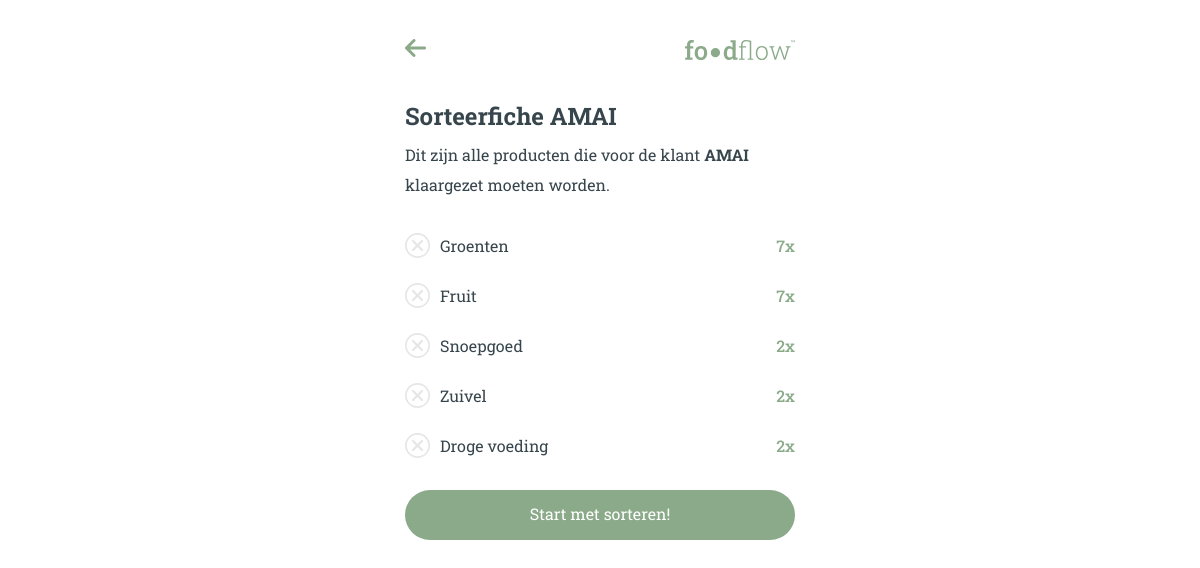
The page /sorting-card.php?id=1 (signed in) on the database its author committed.
### tables this page shows
CREATE TABLE `client` (
  `id` int(11) unsigned NOT NULL AUTO_INCREMENT,
  `name` varchar(300) NOT NULL DEFAULT '',
  `address_street` varchar(300) NOT NULL DEFAULT '',
  `address_number` varchar(10) NOT NULL DEFAULT '',
  `city` varchar(300) NOT NULL DEFAULT '',
  `postal_code` varchar(10) NOT NULL DEFAULT '',
  `phone` varchar(15) NOT NULL DEFAULT '',
  `email` varchar(300) NOT NULL DEFAULT '',
  `is_ready` tinyint(1) NOT NULL,
  PRIMARY KEY (`id`)
);

CREATE TABLE `wishlist` (
  `id` int(11) unsigned NOT NULL AUTO_INCREMENT,
  `client_id` int(11) unsigned NOT NULL,
  `product_id` int(11) unsigned NOT NULL,
  `quantity` int(2) NOT NULL,
  `is_ready` tinyint(1) NOT NULL,
  PRIMARY KEY (`id`),
  KEY `client_id` (`client_id`),
  KEY `product_id` (`product_id`),
  CONSTRAINT `wishlist_ibfk_1` FOREIGN KEY (`client_id`) REFERENCES `client` (`id`),
  CONSTRAINT `wishlist_ibfk_2` FOREIGN KEY (`product_id`) REFERENCES `product` (`id`)
);

CREATE TABLE `product` (
  `id` int(11) unsigned NOT NULL AUTO_INCREMENT,
  `name` varchar(300) NOT NULL DEFAULT '',
  `image` varchar(300) NOT NULL DEFAULT '',
  PRIMARY KEY (`id`)
);

### classes/Client.php (called while the page is built, shortened)
<?php
    class Client {
        private $name;
        public function loadClientById($id) {
            $conn = Db::getInstance();
            $q = $conn->prepare("SELECT * FROM client WHERE id = :id");
            $q->bindValue(':id', $id);
            $q->execute();
            $client = $q->fetch();
            $this->name = $client["name"];
        }
        public function getName() {
            return $this->name;
        }
    }

### classes/Wishlist.php (called while the page is built, shortened)
<?php
    class Wishlist {
        public static function getAllItemsByClientId($id) {
            $conn = Db::getInstance();
            $q = $conn->prepare("SELECT product.name, wishlist.quantity, wishlist.is_ready FROM product, wishlist WHERE wishlist.client_id = :id AND wishlist.product_id = product.id");
            $q->bindValue(':id', $id);
            $q->execute();
            $result = $q->fetchAll();
            $items = [];
            foreach($result as $r) {
                $r["is_ready"] = filter_var($r["is_ready"], FILTER_VALIDATE_BOOLEAN);
                array_push($items, $r);
            }
            return $items;
        }
    }

### sorting-card.php (the view, shortened to what this page needs)
<?php
    include_once("./classes/Client.php");
    include_once("./classes/Wishlist.php");
    if($_GET["id"]) {
        $client_id = $_GET["id"];
        try {
            $client = new Client();
            $client->loadClientById($client_id);
            $client_name = $client->getName();
            $items = Wishlist::getAllItemsByClientId($client_id);
        } catch (Exception $e) {
            $error = $e->getMessage();
        }
    } else {
        $error = "Er werd geen \"id\" van de klant meegegeven.";
    }
?><!DOCTYPE html>
<html lang="nl">
<head>
    <link rel="stylesheet" href="css/style.css">
</head>
<body>
    <header class="header">
        <a href="index.php" class="header__back-icon">
            <img src="./images/arrow-back.svg" alt="Terug">
        </a>
        <img src="./images/logo-word.svg" alt="Foodflow" class="header__logo"/>
    </header>
    <main>
        <?php if($client_name): ?>
            <h2>Sorteerfiche <?php echo $client_name; ?></h2>
            <?php if(!isset($error)): ?>
                <p class="intro-text">
                    Dit zijn alle producten die voor de klant <strong><?php echo $client_name; ?></strong> klaargezet moeten worden.
                </p>
                <div class="wishlist">
                    <?php foreach($items as $item): ?>
                        <div class="wishlist__item">
                            <?php if(!$item["is_ready"]): ?>
                                <img class="wishlist__item__checkmark" src="./images/check-not-finished.svg" alt="Nog niet klaargezet">
                            <?php else: ?>
                                <img class="wishlist__item__checkmark" src="./images/check-finished.svg" alt="Al klaargezet">
                            <?php endif; ?>
                            <span class="wishlist__item__name"><?php echo $item["name"]; ?></span>
                            <span class="wishlist__item__amount"><?php echo $item["quantity"] ?>x</span>
                        </div>
                    <?php endforeach; ?>
                </div>
                <a href="sorting-process.php?id=<?php echo $client_id; ?>" class="button">Start met sorteren!</a>
            <?php endif; ?>
        <?php else: ?>
            <h2>Klant niet gevonden</h2>
        <?php endif; ?>
    </main>
</body>

### css/style.css (style rules this page uses)
*,:after,:before { margin:0;padding:0;-webkit-box-sizing:border-box;box-sizing:border-box;font-family:"Roboto Slab",sans-serif }
footer,header,main { max-width:450px;margin-left:auto;margin-right:auto }
main { padding:30px }
h1,h2,h3,h4,h5,label,p { color:#37454c }
p { font-size:1em;line-height:1.875em }
.intro-text { margin-top:0.5em }
.header { height:100px;padding-left:30px;padding-right:30px;display:-webkit-box;display:-ms-flexbox;display:flex;-webkit-box-orient:horizontal;-webkit-box-direction:normal;-ms-flex-direction:row;flex-direction:row;-webkit-box-align:center;-ms-flex-align:center;align-items:center;margin-bottom:-30px }
.header__logo { height:20px }
.header__back-icon { margin-right:auto }
.header__back-icon img { height:18px }
.button { text-decoration:none;border:none;height:50px;width:100%;padding-bottom:0.2em;border-radius:50px;font-size:1em;cursor:pointer;display:-webkit-box;display:-ms-flexbox;display:flex;-webkit-box-align:center;-ms-flex-align:center;align-items:center;-webkit-box-pack:center;-ms-flex-pack:center;justify-content:center;background-color:#8aaa89;color:#ffffff }
.wishlist { margin-top:20px;margin-bottom:20px }
.wishlist__item { height:50px;display:-webkit-box;display:-ms-flexbox;display:flex;-webkit-box-orient:horizontal;-webkit-box-direction:normal;-ms-flex-direction:row;flex-direction:row;-webkit-box-align:center;-ms-flex-align:center;align-items:center }
.wishlist__item__checkmark { margin-right:10px }
.wishlist__item__name { color:#37454c }
.wishlist__item__amount { color:#8aaa89;font-weight:500;margin-left:auto }

### rows shown on the page
client: name "AMAI"
wishlist: is_ready 0 (drawn), product.name "Groenten", quantity "7"
wishlist: is_ready 0 (drawn), product.name "Fruit", quantity "7"
wishlist: is_ready 0 (drawn), product.name "Snoepgoed", quantity "2"
wishlist: is_ready 0 (drawn), product.name "Zuivel", quantity "2"
wishlist: is_ready 0 (drawn), product.name "Droge voeding", quantity "2"
